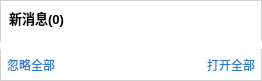
<?xml version="1.0" encoding="UTF-8"?>
<ui version="4.0">
 <class>MessageTipForm</class>
 <widget class="QDialog" name="MessageTipForm">
  <property name="geometry">
   <rect>
    <x>0</x>
    <y>0</y>
    <width>262</width>
    <height>81</height>
   </rect>
  </property>
  <property name="sizePolicy">
   <sizepolicy hsizetype="Fixed" vsizetype="Preferred">
    <horstretch>0</horstretch>
    <verstretch>0</verstretch>
   </sizepolicy>
  </property>
  <property name="maximumSize">
   <size>
    <width>272</width>
    <height>16777215</height>
   </size>
  </property>
  <property name="windowTitle">
   <string>新消息(0)</string>
  </property>
  <property name="styleSheet">
   <string notr="true">QDialog#MessageTipForm{
background-color: rgb(255, 255, 255);
     border-width: 1px;
     border-style: solid;
     border-color:#D1D1D1;
}</string>
  </property>
  <layout class="QHBoxLayout" name="horizontalLayout_2">
   <property name="leftMargin">
    <number>0</number>
   </property>
   <property name="topMargin">
    <number>0</number>
   </property>
   <property name="rightMargin">
    <number>0</number>
   </property>
   <property name="bottomMargin">
    <number>0</number>
   </property>
   <item>
    <layout class="QVBoxLayout" name="verticalLayout_2">
     <item>
      <widget class="QWidget" name="widget_header" native="true">
       <property name="sizePolicy">
        <sizepolicy hsizetype="Preferred" vsizetype="Fixed">
         <horstretch>0</horstretch>
         <verstretch>0</verstretch>
        </sizepolicy>
       </property>
       <property name="minimumSize">
        <size>
         <width>0</width>
         <height>36</height>
        </size>
       </property>
       <property name="maximumSize">
        <size>
         <width>260</width>
         <height>36</height>
        </size>
       </property>
       <property name="styleSheet">
        <string notr="true">QWidget#widget_header{
	image: url(:/res/MessageTipForm/bg.png);
}
</string>
       </property>
       <layout class="QHBoxLayout" name="horizontalLayout_3">
        <item>
         <widget class="QLabel" name="label_msgTotal">
          <property name="font">
           <font>
            <pointsize>10</pointsize>
            <weight>75</weight>
            <bold>true</bold>
           </font>
          </property>
          <property name="text">
           <string>新消息(0)</string>
          </property>
         </widget>
        </item>
        <item>
         <spacer name="horizontalSpacer_2">
          <property name="orientation">
           <enum>Qt::Horizontal</enum>
          </property>
          <property name="sizeHint" stdset="0">
           <size>
            <width>88</width>
            <height>20</height>
           </size>
          </property>
         </spacer>
        </item>
       </layout>
      </widget>
     </item>
     <item>
      <layout class="QVBoxLayout" name="verticalLayout">
       <property name="leftMargin">
        <number>0</number>
       </property>
       <property name="rightMargin">
        <number>0</number>
       </property>
       <property name="bottomMargin">
        <number>6</number>
       </property>
       <item>
        <widget class="QListWidget" name="listWidget_msg">
         <property name="minimumSize">
          <size>
           <width>0</width>
           <height>2</height>
          </size>
         </property>
         <property name="styleSheet">
          <string notr="true">QListWidget#listWidget_msg{
     border-width: 0px;
     border-style: solid;
     border-color:#D1D1D1;
background-color: rgb(255, 255, 255);
}

QListWidget#listWidget_msg::item{
    border:none;
       height: 34px;
}

QListWidget#listWidget_msg::item:hover{
    background:rgb(221,242,254)
}</string>
         </property>
        </widget>
       </item>
       <item>
        <layout class="QHBoxLayout" name="horizontalLayout">
         <property name="leftMargin">
          <number>7</number>
         </property>
         <property name="rightMargin">
          <number>7</number>
         </property>
         <item>
          <widget class="QPushButton" name="pushButton_ignoreAll">
           <property name="styleSheet">
            <string notr="true">QPushButton#pushButton_ignoreAll {
     border-width: 0px;
     border-style: solid;
	 color:#3079CA;
} 
QPushButton#pushButton_ignoreAll::hover{
	text-decoration:underline;
}
</string>
           </property>
           <property name="text">
            <string>忽略全部</string>
           </property>
          </widget>
         </item>
         <item>
          <spacer name="horizontalSpacer">
           <property name="orientation">
            <enum>Qt::Horizontal</enum>
           </property>
           <property name="sizeHint" stdset="0">
            <size>
             <width>40</width>
             <height>20</height>
            </size>
           </property>
          </spacer>
         </item>
         <item>
          <widget class="QPushButton" name="pushButton_openAll">
           <property name="styleSheet">
            <string notr="true">QPushButton#pushButton_openAll {
     border-width: 0px;
     border-style: solid;
     color:#3079CA;
} 
QPushButton#pushButton_openAll::hover{
	text-decoration:underline;
}</string>
           </property>
           <property name="text">
            <string>打开全部</string>
           </property>
          </widget>
         </item>
        </layout>
       </item>
      </layout>
     </item>
    </layout>
   </item>
  </layout>
 </widget>
 <resources/>
 <connections/>
</ui>
